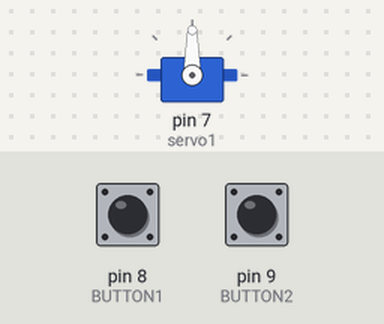
Bench run of a sketch on a simulated Arduino Uno, built with avr-gcc and run on an emulated ATmega328P. On the bench: servo. The test bench sets the inputs (shaded band); at power-on: pin 9 (BUTTON2) LOW, pin 8 (BUTTON1) LOW.

Above: at 1.2 s.
1.3 s: pin 9 (BUTTON2) pulled HIGH for 1 s
3.8 s: pin 9 (BUTTON2) pulled HIGH for 3.2 s
At 7.2 s:
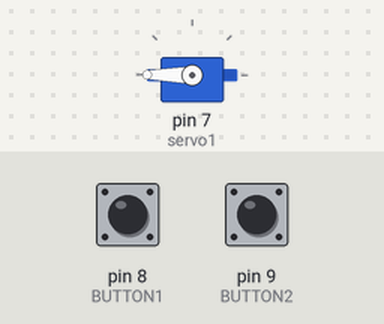
8.5 s: pin 8 (BUTTON1) pulled HIGH for 0.15 s
At 9.5 s:
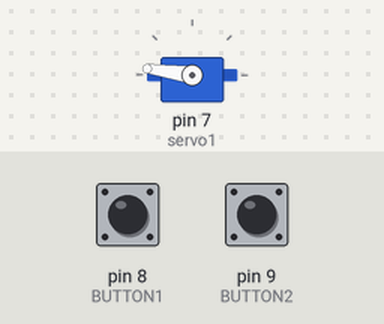
10.1 s: pin 8 (BUTTON1) pulled HIGH for 1 s
At 11.7 s:
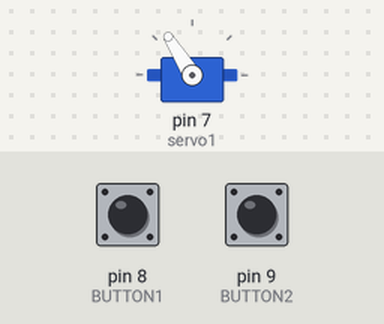
Timing chart, 0 to 13.2 s (numbered marks = the images above; inputs shaded):
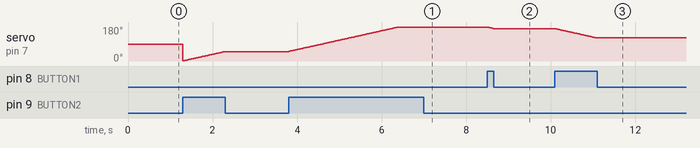

Measured:
- after the input at 3.8 s, servo on pin 7 (servo1): moves from 50° to 180° over 2.6 s, starting at once
- after the input at 8.5 s, servo on pin 7 (servo1): 180° → 172° at once
- after the input at 10.1 s, servo on pin 7 (servo1): moves from 172° to 122° over 0.98 s, starting at once

The sketch:

Servo_180____2_buttons__.ino
```cpp
#include <Servo.h>//library servo

Servo servo1;//change servo name

int pos = 0;//variable definition

int BUTTON1 = 8;//define button1
int BUTTON2 = 9;//define button2

void setup() {

pinMode(BUTTON1, INPUT);
pinMode(BUTTON2, INPUT);
servo1.attach(7);//pin 7

}

void loop() {

if(digitalRead(BUTTON1)==HIGH)//read button1
{
if(pos>0){// 180° : 0°
pos--;//pos -1
}
servo1.write(pos);//position servo
delay(20);}// 20 milliseconds


if(digitalRead(BUTTON2)==HIGH)//read button2
{
if(pos<180){// 0° : 180°
pos++;//pos +1
}
servo1.write(pos);//position servo
delay(20);}// 20 milliseconds

}
```
